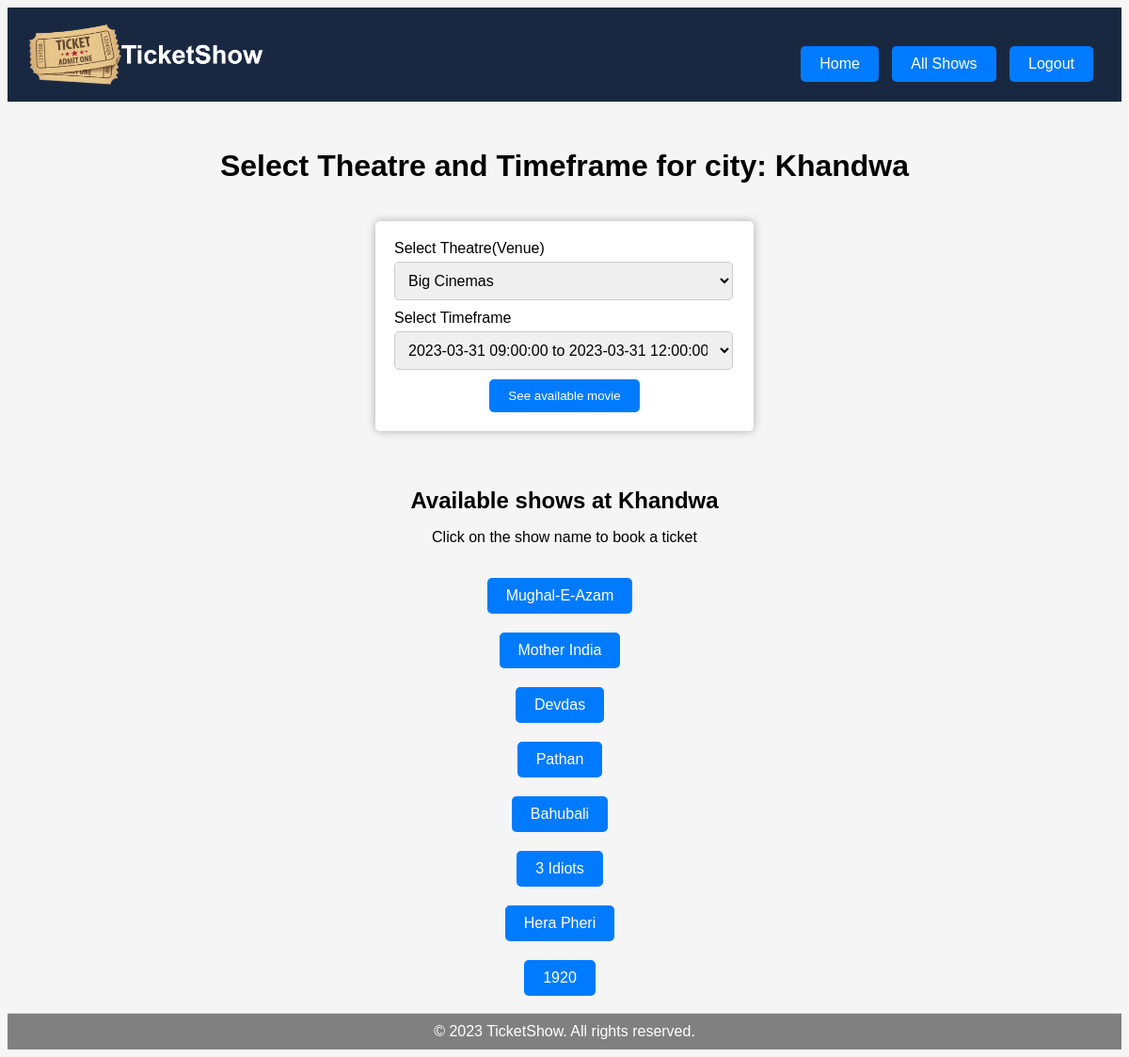
Page /user/city/Khandwa (signed in) on the committed database.
### models_1.py (models this page shows, shortened)
class Venue(db.Model):
    V_id = db.Column(db.Integer, primary_key=True)
    Name = db.Column(db.String(50), nullable=False)
    Location = db.Column(db.String(50), nullable=False)
    Place = db.Column(db.String(50), nullable=False)
    Capacity = db.Column(db.Integer, nullable=False)

class Show(db.Model):
    S_id = db.Column(db.Integer, primary_key=True)
    Name = db.Column(db.String(50), nullable = False)
    Rating = db.Column(db.Float, nullable=False)
    Tags = db.Column(db.String(50), nullable = True)
    TicketPrice = db.Column(db.Float, nullable = False)
    location = db.relationship('Venue', backref = "movie", secondary = "allocation")

### app.py (the view, shortened to what this page needs)
@app.route('/user/city/<place>', methods=['GET', 'POST'])
@login_required
def view_city(place):
    v = Venue.query.filter_by(Place = place).all()
    t = Timeframe.query.all()
    soid = []
    for i in v:
        allo = Allocation.query.filter_by(V_id = i.V_id).all()
        if len(allo) != 0:
            for a in allo:
                soid.append(a.S_id)
    so = []
    if len(soid) != 0:
        for j in soid:
            s = Show.query.get(int(j))
            if s.Name not in so:
                so.append(s.Name)
    if request.method == 'GET':
        return render_template('view_city.html', v = v, t = t, so = so)

### app.py (called while the page is built)
@user_login_manager.user_loader
def load_user(user_id):
    return User.query.get(int(user_id))

### templates/view_city.html (shortened to what this page needs)
<!DOCTYPE html>
<html lang="en">
<head>
</head>
<body>
    <div class="header">
        <img src="{{ url_for('static', filename='TicketShow_logo.png') }}" alt="Logo">
        <div class="container">
            <div>
                <a href="/user">Home</a>
                <a href="/user/movies">All Shows</a>
                <a href="/user/logout">Logout</a>
            </div>
        </div>
    </div>
    <h1>Select Theatre and Timeframe for city: {{v[0].Place}}</h1>
    <form action="/user/city/{{v[0].Place}}" method="post">
        <label for="venue">Select Theatre(Venue)</label>
        <select name="v_id" id="venue">
            {% for venue in v %}
                <option value="{{venue.V_id}}">{{venue.Name}}</option>
            {% endfor %}
        </select>
        <label for="time">Select Timeframe</label>
        <select name="t_id" id="time">
            {% for time in t %}
                <option value="{{time.T_id}}">{{time.Start_time}} to {{time.End_time}}</option>
            {% endfor %}
        </select>
        <input type="submit" value="See available movie">
    </form>
    <h2>Available shows at {{v[0].Place}}</h2>
    {% if so|length == 0 %}
        <p>Sorry, No show is available at this venue.</p>
    {% else %}
    <p>Click on the show name to book a ticket</p>
    <table>
        <tr>
            <td>
                {% for k in so %}
                    <a href="/user/movies/view_show/{{k}}">{{k}}</a><br>
                {% endfor %}
            </td>
        </tr>
    </table>
    {% endif %}
</body>
<div class="footer">
    &copy; 2023 TicketShow. All rights reserved.
</div>
</html>

### templates/view_city.html (style rules this page uses)
body { font-family: Arial, sans-serif; background-color: #f5f5f5; text-align: left; display: flex; flex-direction: column; margin-bottom: 5; min-height: 100vh; }
.header { display: flex; text-align: center; align-items: center; justify-content: space-between; background-color: #192841; color: #fff; padding: 10px 20px; }
.header img { height: 80px; }
.footer { background-color: #808080; color: #fff; padding: 10px 20px; text-align: center; margin-top: auto; }
table { border-collapse: collapse; width: 100%; }
th, td { text-align: center; padding: 8px; border-bottom: 1px solid #ddd; }
h1 { text-align: center; margin-top: 50px; margin-bottom: 0; }
h2 { text-align: center; margin-top: 20px; margin-bottom: 0; }
p { text-align: center; }
form { margin: 40px auto; padding: 20px; background-color: #fff; box-shadow: 0 0 10px rgba(0,0,0,0.3); border-radius: 5px; max-width: 500px; }
input[type="submit"] { display: block; background-color: #007bff; color: white; border: none; display: block; margin: 0 auto; text-align: center; align-items: center; padding: 10px 20px; text-decoration: none; border-radius: 5px; }
label { display: block; margin-bottom: 5px; }
select { width: 99.5%; padding: 10px; border-radius: 5px; border: 1px solid #ccc; margin-bottom: 10px; font-size: 16px; }
a { display: inline-block; background-color: #007bff; color: white; text-align: center; padding: 10px 20px; text-decoration: none; margin-top: 10px; margin-right: 10px; margin-bottom: 10px; border-radius: 5px; }
.container { display: flex; justify-content: space-evenly; align-items: center; margin-top: 20px; }

### rows in the picture
Venue: Place "Khandwa"
Show: Name "Mughal-E-Azam"
Show: Name "Mother India"
Show: Name "Devdas"
Show: Name "Pathan"
Show: Name "Bahubali"
Show: Name "3 Idiots"
Show: Name "Hera Pheri"
Show: Name "1920"

### other values in the picture
form field v_id "Big Cinemas"
form field t_id "2023-03-31 09:00:00 to 2023-03-31 12:00:00"
